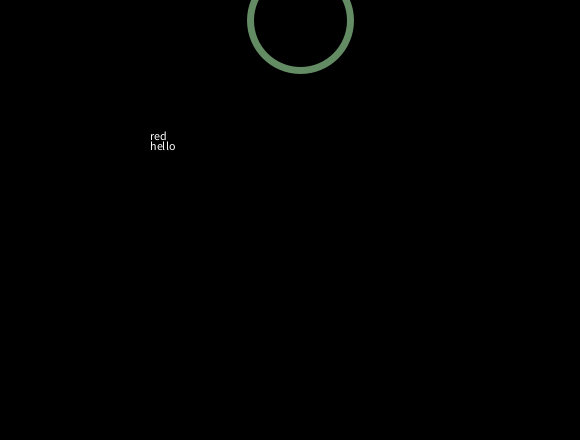
Frame 1 (no input)
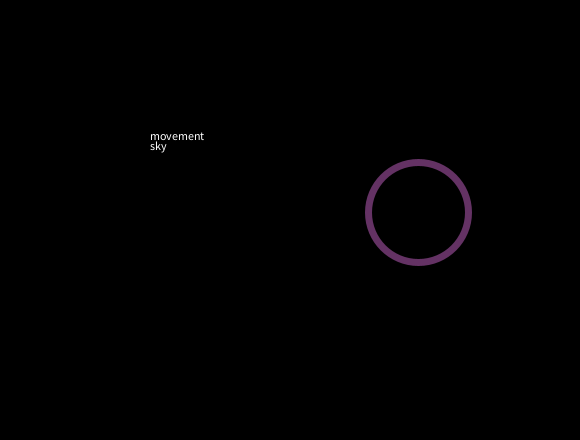
Frame 60 (the mouse pressed at the canvas centre just before this capture)
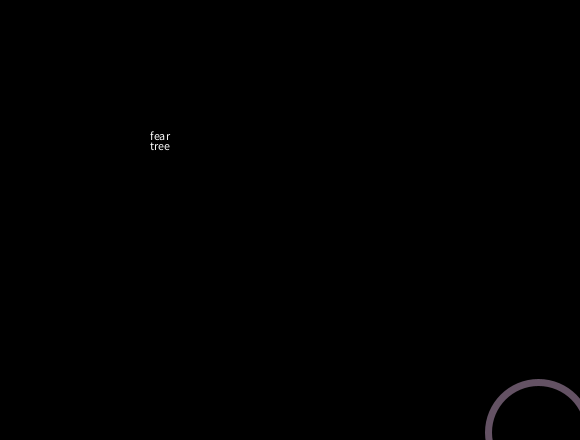
Frame 120 (the mouse held since frame 60 and released just before this capture)

The Processing sketch that drew these frames (run headless with seeded random() and noise(); from frame 60 on, the mouse is pressed at the canvas centre):

// Processing sketch: processing_168955
// ── processing_168955.pde

// initial position for our circle
float circle_x = 300;
float circle_y = 20;
// how much to move the circle on each frame
float move_x = 2;
float move_y = -4;

void setup() {
    size(580, 440);
  background(#000000);
    stroke(#D60DFF);
  strokeWeight(7);
  noFill();
}
void draw() {
  stroke(10, random(255), 100); // R, G, B
  line(1000, 1000, random(200), random(200) );

  stroke(50, random(255), 100); // R, G, B
  random(200); line(0, 0, random(200), random(200) );
    stroke(100, random(255), 100); // R, G, B
  random(200); line(500, 500, random(200), random(200) );

  background(#000000);
  ellipse(circle_x, circle_y, 100, 100);
  circle_x = circle_x + move_x;
  circle_y = circle_y + move_y;
  
  if(circle_x > width) {
    circle_x = width;
    move_x = -move_x;
    println("too far right");
  }
  if(circle_y > height) {
    circle_y = height;
    move_y = -move_y;
    println("too far bottom");
  }
  if(circle_x < 0) {
    circle_x = 0;
    move_x = -move_x;
    println("too far left");
  }
  if(circle_y < 0) {
    circle_y = 0;
    move_y = -move_y;
    println("too far top");
  }
  
  
String[] nouns = {"hello", "tree", "love", "sky", "excitement", "rectangle"}; 
String[] adjectives = {"happy", "restless", "red", "fear", "elastic", "fire", "movement", "infinite"};

int n = int(random(6)); // random number between 0 and 5
int m = int(random(8));

text(nouns[n], 150, 150);
text(adjectives[m], 150, 140);
  
}
